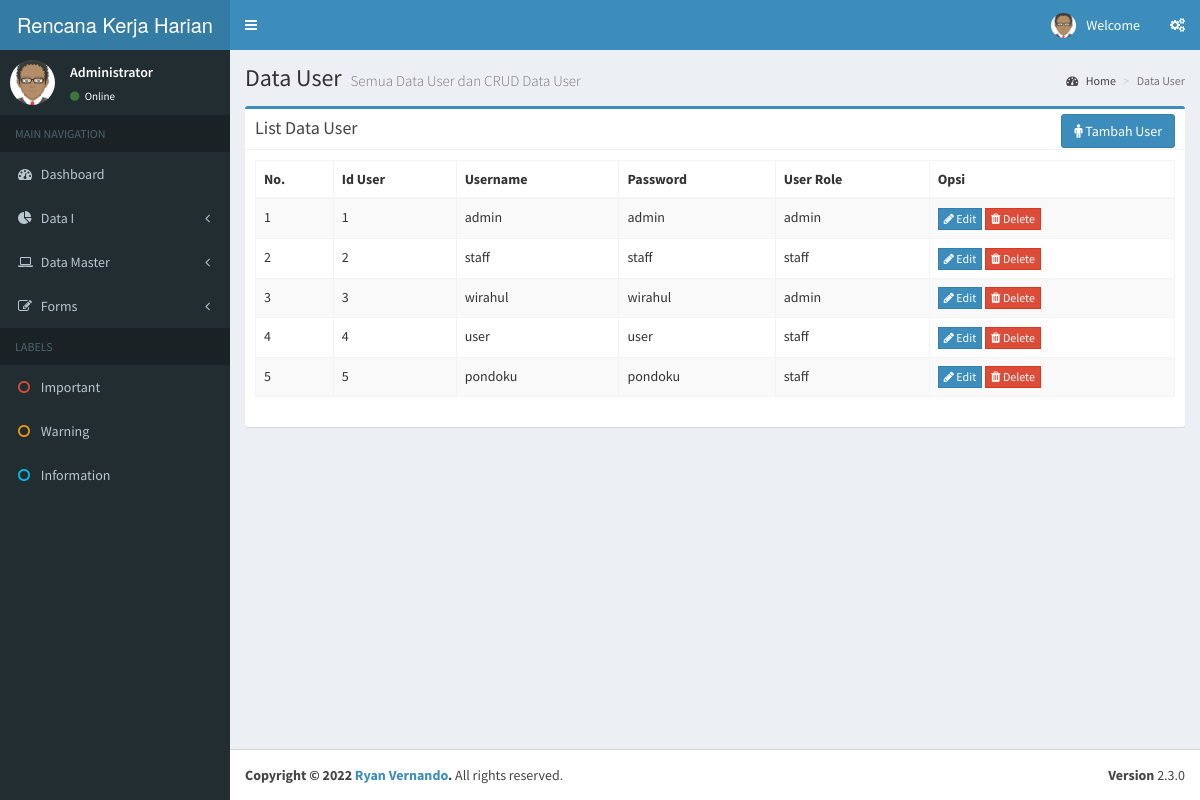
Screenshot of /user/data_user.php with the database file from the repository.
### tables this page shows
CREATE TABLE `tb_user` (
  `id_user` tinyint(2) NOT NULL,
  `username` varchar(25) DEFAULT NULL,
  `password` varchar(25) DEFAULT NULL,
  `user_role` varchar(20) DEFAULT NULL,
  PRIMARY KEY (`id_user`)
);

### user/data_user.php (the view, shortened to what this page needs)
<?php
include '../template/header_admin.php';
include '../koneksidb.php';
?>
<div class="content-wrapper">
<section class="content-header">
  <h1>Data User
    <small>Semua Data User dan CRUD Data User</small>
  </h1>
  <ol class="breadcrumb">
  <li><a href="../admin/admin.php"><i class="fa fa-dashboard"></i> Home</a></li>
  <li class="active">Data User</li>
  </ol>
</section>
<section class="content">
  <div class="row">
    <div class="col-sm-12">
      <div class="box box-primary">
        <div class="box-header with-border">
          <h3 class="box-title">List Data User</h3>
          <div class="box-tools pull-left">
            <a href="#" class="btn btn-primary" data-toggle="modal" data-target="#tambahuser"><i class="fa fa-male"></i> Tambah User</a>
          </div>
        </div>
        <div class="box-body">
          <div class="table-responsive22">
            <table id="datatable" class="table table-bordered table-striped">
              <thead>
                <tr>
                  <th>No.</th>
                  <th>Id User</th>
                  <th>Username</th>
                  <th>Password</th>
                  <th>User Role</th>
                  <th>Opsi</th>
                </tr>
              </thead>
              <tbody>
                  <?php
                    $no = 1;
                    $queryview = mysqli_query($koneksi, "SELECT * FROM tb_user");
                    while ($row = mysqli_fetch_assoc($queryview)) {
                  ?>
                  <tr>
                    <td><?php echo $no++;?></td>
                    <td><?php echo $row['id_user'];?></td>
                    <td><?php echo $row['username'];?></td>
                    <td><?php echo $row['password'];?></td>
                    <td><?php echo $row['user_role']; ?></td>
                    <td>
                      <a href="#" class="btn btn-primary btn-flat btn-xs" data-toggle="modal" data-target="#updateuser<?php echo $no; ?>"><i class="fa fa-pencil"></i> Edit</a>
                      <a href="#" class="btn btn-danger btn-flat btn-xs" data-toggle="modal" data-target="#deleteuser<?php echo $no; ?>"><i class="fa fa-trash"></i> Delete</a>
                    </td>
                  </tr>
                  <?php
                    }
                  ?>
              </tbody>
            </table>
          </div>
        </div>
      </div>
    </div>
  </div>
</section>
</div>
<?php include '../template/footer.php'; ?>

### template/header_admin.php (shortened to what this page needs)
<!DOCTYPE html>
<html>
  <head>
    <link rel="stylesheet" href="../aset/bootstrap/css/bootstrap.min.css">
    <link rel="stylesheet" href="https://maxcdn.bootstrapcdn.com/font-awesome/4.4.0/css/font-awesome.min.css">
    <link rel="stylesheet" href="https://code.ionicframework.com/ionicons/2.0.1/css/ionicons.min.css">
    <link rel="stylesheet" href="../aset/plugins/jvectormap/jquery-jvectormap-1.2.2.css">
    <link rel="stylesheet" href="../aset/dist/css/AdminLTE.min.css">
    <link rel="stylesheet" href="../aset/dist/css/skins/_all-skins.min.css">
  </head>
  <body class="hold-transition skin-blue sidebar-mini">
    <div class="wrapper">
      <header class="main-header">
        <a href="index2.html" class="logo">
          <span class="logo-lg">Rencana Kerja Harian</span>
        </a>
        <nav class="navbar navbar-static-top" role="navigation">
          <a href="#" class="sidebar-toggle" data-toggle="offcanvas" role="button">
          </a>
          <div class="navbar-custom-menu">
            <ul class="nav navbar-nav">
              <li class="dropdown user user-menu">
                <a href="#" class="dropdown-toggle" data-toggle="dropdown">
                  <img src="../aset/img/avatar.png" class="user-image" alt="User Image">
                  <span class="hidden-xs">Welcome <b><?php echo $_SESSION['username']?></b></span>
                </a>
              </li>
              <li>
                <a href="#" data-toggle="control-sidebar"><i class="fa fa-gears"></i></a>
              </li>
            </ul>
          </div>
        </nav>
      </header>
      <aside class="main-sidebar">
        <section class="sidebar">
          <div class="user-panel">
            <div class="pull-left image">
              <img src="../aset/img/avatar.png" class="img-circle" alt="User Image">
            </div>
            <div class="pull-left info">
              <p>Administrator</p>
              <a href="#"><i class="fa fa-circle text-success"></i> Online</a>
            </div>
          </div>
          <ul class="sidebar-menu">
            <li class="header">MAIN NAVIGATION</li>
            <li><a href="#"><i class="fa fa-dashboard"></i> <span>Dashboard</span></a></li>
            <li class="treeview">
              <a href="#">
                <i class="fa fa-pie-chart"></i>
                <span>Data I</span>
                <i class="fa fa-angle-left pull-right"></i>
              </a>
            </li>
            <li class="treeview">
              <a href="#">
                <i class="fa fa-laptop"></i>
                <span>Data Master</span>
                <i class="fa fa-angle-left pull-right"></i>
              </a>
            </li>
            <li class="treeview">
              <a href="#">
                <i class="fa fa-edit"></i> <span>Forms</span>
                <i class="fa fa-angle-left pull-right"></i>
              </a>
            </li>
            <li class="header">LABELS</li>
            <li><a href="#"><i class="fa fa-circle-o text-red"></i> <span>Important</span></a></li>
            <li><a href="#"><i class="fa fa-circle-o text-yellow"></i> <span>Warning</span></a></li>
            <li><a href="#"><i class="fa fa-circle-o text-aqua"></i> <span>Information</span></a></li>
          </ul>
        </section>
      </aside>

### template/footer.php (shortened to what this page needs)
        <footer class="main-footer">
        <div class="pull-right hidden-xs">
          <b>Version</b> 2.3.0
        </div>
        <strong>Copyright &copy; 2022 <a href="#">Ryan Vernando</a>.</strong> All rights reserved.
      </footer>
    </div>
  </body>
</html>

### rows the page displays
tb_user: id_user "1", username "admin", password "admin", user_role "admin"
tb_user: id_user "2", username "staff", password "staff", user_role "staff"
tb_user: id_user "3", username "wirahul", password "wirahul", user_role "admin"
tb_user: id_user "4", username "user", password "user", user_role "staff"
tb_user: id_user "5", username "pondoku", password "pondoku", user_role "staff"
